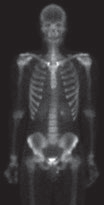
%> input picture Processamento de Imagens/Slides/esqueleto.png, 104 x 205 px
$ octave --eval "result = mudarEsqueleto;"   (GNU Octave 9; MATLAB toolbox functions it lacks are replaced by stand-ins)
%> lines starting %> are read from the running program, lines starting %| are printed output that depends on the picture
function f = mudarEsqueleto()

  Imagem = imread("esqueleto.png");
%> Imagem is the input picture: size 205x104x3 uint8; mean R, G, B 58, 55.9, 57.4
  IntensidadeMedia = 0;
  for linha = 1:size(Imagem)(1)
    for coluna = 1:size(Imagem)(2)
      IntensidadeMedia = IntensidadeMedia + double(Imagem(linha, coluna));
    end
  end
%> after the loop, IntensidadeMedia = 1237084

  IntensidadeMediaFinal = (round(IntensidadeMedia / (size(Imagem)(1) * size(Imagem)(2))) * 2) - 31
%> IntensidadeMediaFinal = 85
  for linha = 1:size(Imagem)(1)
    for coluna = 1:size(Imagem)(2)
      if (Imagem(linha, coluna) < IntensidadeMediaFinal)
        MatrizFinal(linha, coluna) = IntensidadeMediaFinal;
      else
        MatrizFinal(linha, coluna) = Imagem(linha, coluna);
      endif
    end
  end
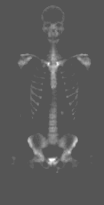
%> MatrizFinal: size 205x104 double; min 85, max 255, mean 89.7
  f = MatrizFinal;

  imshow(uint8(MatrizFinal));

endfunction
